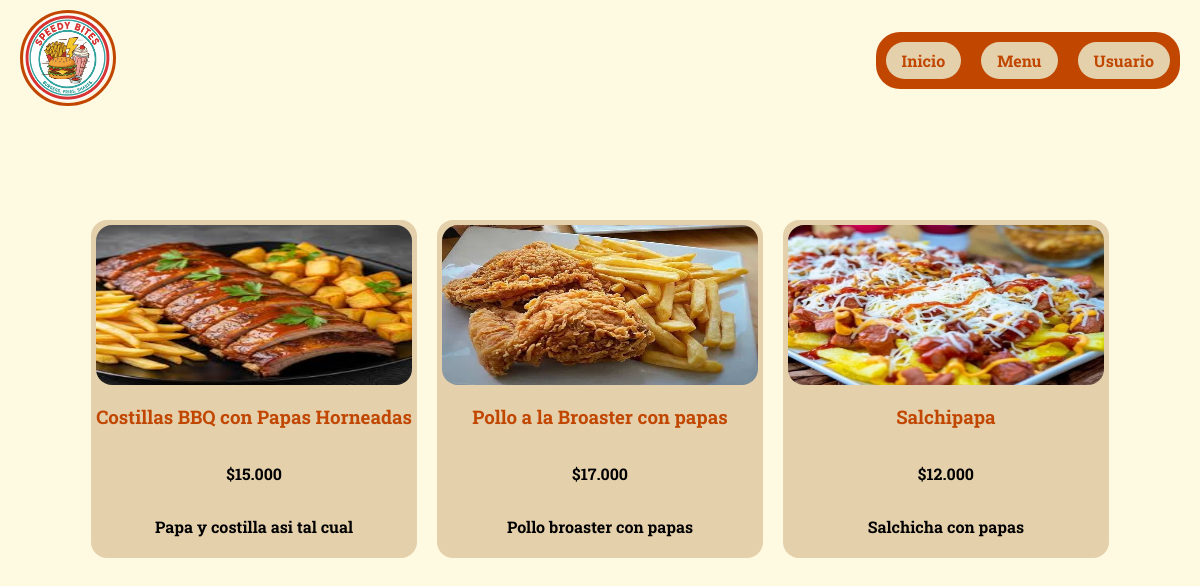
/Vista/html/menu.php, run on the app's committed database.
### tables this page shows
CREATE TABLE `platos` (
  `ID_Plato` int(5) NOT NULL,
  `NombrePlato` varchar(255) DEFAULT NULL,
  `Descripcion` varchar(255) DEFAULT NULL,
  `Precio` decimal(10,2) DEFAULT NULL,
  `ImagenUrl` blob DEFAULT NULL,
  `Disponible` tinyint(1) NOT NULL
);

### Configuracion/conexion.php (called while the page is built, shortened)
<?php
class DB{
    private static $host = "localhost";
    private static $dbname = "resad";
    private static $username = "Adless";
    private static $password = "115";
    private static $charset = "utf8mb4";
    private static $pdo = null;
    public static function connect(){
        if(self::$pdo === null){
            try{
                $dn = "mysql:host=". self::$host.";dbname=". self::$dbname.";charset=".self::$charset;
                self::$pdo = new PDO($dn,self::$username,self::$password);
                self::$pdo->setAttribute(PDO::ATTR_ERRMODE, PDO::ERRMODE_EXCEPTION);
            }
            catch(PDOException $e){
                die("Error de conexion".$e -> getMessage());
            }
        }
        return self::$pdo;
    }
}
?>

### Modelo/ModeloPlatos.php (called while the page is built, shortened)
<?php
require_once(ROOT_PATH . 'Configuracion/conexion.php');
class Plato {
    public $db;
    public function __construct() {
        $this->db = DB::connect();
    }
    public function obtenerPlato() {
        $sql = "SELECT * FROM platos";
        $stmt = $this->db->query($sql);
        return $stmt->fetchAll(PDO::FETCH_ASSOC);
    }
}

### Vista/html/menu.php (the view, shortened to what this page needs)
<?php
require_once '../../Modelo/ModeloPlatos.php';
require_once '../../Configuracion/conexion.php';
$modelPlato = new Plato();
$platos_disponibles = $modelPlato->obtenerPlato() ?? [];
$usuario = $_SESSION['usuario_logueado'] ?? null;
?>
<!DOCTYPE html>
<html lang="es">
<head>
    <link href="../css/menu.css" rel="stylesheet">
</head>
<body>
    <?php if ($usuario): ?>
        <nav>
            <ul>
                <li><a href="../../index.php"><img src="../img/Logo.png" id="logo" alt="Logo"></a></li>
                <div id="navbotones">
                    <li>
                        <a href="./perfil.php">
                            <img id="fpp" src="../img/uP/<?= htmlspecialchars($usuario['ImagenPerfil'] ?? 'default.png') ?>" alt="Foto de perfil">
                        </a>
                    </li>
                    <li><a class="botonesnav" href="./pedidos.php">Mis Pedidos</a></li>
                    <li><a class="botonesnav" href="./reservas.php">Mis Reservas</a></li>
                    <li><a class="botonesnav" href="./domicilios.php">Mis Domicilios</a></li>
                    <li><a class="botonesnav" href="./menu.php">Menu</a></li>
                    <li><a class="botonesnav" href="../../Controlador/usuarioController.php?action=cerrarSesion">Cerrar Sesion</a></li>
                </div>
            </ul>
        </nav>
    <?php else: ?>
        <nav>
            <ul>
                <li><a href="../../index.php"><img src="../img/Logo.png" id="logo" alt="Logo"></a></li>
                <div id="navbotones">
                    <li><a class="botonesnav" href="../../index.php">Inicio</a></li>
                    <li><a class="botonesnav" href="./menu.php">Menu</a></li>
                    <li><a class="botonesnav" href="./login.php">Usuario</a></li>
                </div>
            </ul>
        </nav>
    <?php endif; ?>
    <div class="Contenedor">
        <div class="Galeria">
            <?php if (!empty($platos_disponibles)): ?>
                <?php foreach ($platos_disponibles as $plato): ?>
                    <div class="item">
                        <img class="fotos"
                             src="../img/platos/<?= htmlspecialchars($plato['ImagenUrl'] ?? 'default.jpg') ?>"
                             alt="<?= htmlspecialchars($plato['NombrePlato']) ?>">
                        <h3 class="text"><?= htmlspecialchars($plato['NombrePlato']) ?></h3>
                        <p class="precio">$<?= htmlspecialchars(number_format($plato['Precio'], 0, ',', '.')) ?></p>
                        <p class="descripcion"><?= htmlspecialchars($plato['Descripcion']) ?></p>
                    </div>
                <?php endforeach; ?>
            <?php else: ?>
                <p class="text">Lo sentimos, no hay platos disponibles en este momento.</p>
            <?php endif; ?>
        </div>
    </div>
</body>
</html>

### Vista/css/menu.css (style rules this page uses)
body { font-family: "Roboto Slab", serif; font-weight: bold; background-color: #FEF9E1; margin: 0; padding: 0; }
ul { list-style-type: none; display: flex; align-items: center; justify-content: space-between; margin: 0; padding: 10px 20px; }
.botonesnav { display: block; color: #C14600; padding: 8px 16px; text-decoration: none; font-size: 16px; background-color: #E5D0AC; border-radius: 26px; transition: 0.2s ease-out; white-space: nowrap; }
#logo { width: 90px; border: #C14600 3px solid; border-radius: 100%; }
#navbotones { background-color: #C14600; display: flex; gap: 20px; flex-wrap: wrap; padding: 10px; border-radius: 24px; justify-content: center; }
.Contenedor { display: flex; margin-top: 100px; align-items: center; text-align: center; justify-content: center; gap: 30px; flex-direction: column; padding: 0 20px; margin-bottom: 50px; }
.Galeria { display: grid; grid-template-columns: repeat(auto-fit, minmax(220px, 1fr)); gap: 20px; max-width: 1200px; }
.item { display: flex; flex-direction: column; align-items: center; background-color: #C14600; padding: 5px; border-radius: 16px; background-color: #E5D0AC ; }
.fotos { border-radius: 16px; width: 100%; height: 160px; max-width: 350px; }
.text { background-color: #E5D0AC; color: #C14600; border-radius: 14px; }

### data on the page
platos: ImagenUrl (picture), NombrePlato "Costillas BBQ con Papas Horneadas", Precio "15.000", Descripcion "Papa y costilla asi tal cual"
platos: ImagenUrl (picture), NombrePlato "Pollo a la Broaster con papas", Precio "17.000", Descripcion "Pollo broaster con papas"
platos: ImagenUrl (picture), NombrePlato "Salchipapa", Precio "12.000", Descripcion "Salchicha con papas"
